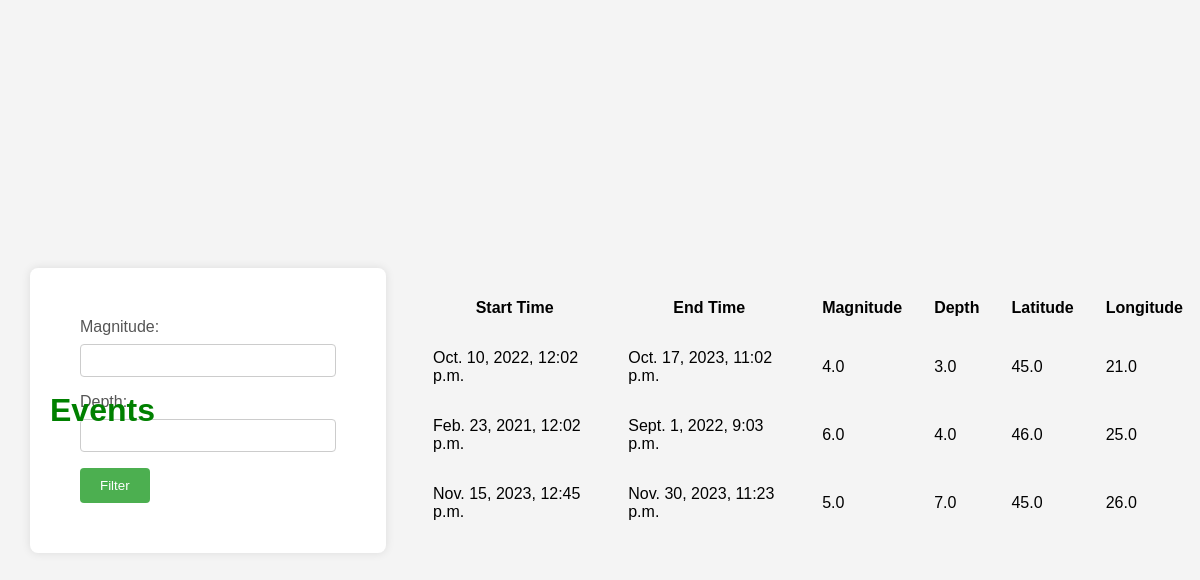
The app's page /events with its own data.
### earthquake_app/models.py (models this page shows)
class Event(models.Model):
    start_time = models.DateTimeField()
    end_time = models.DateTimeField()
    magnitude = models.FloatField()
    depth = models.FloatField()
    latitude = models.FloatField()
    longitude = models.FloatField()

### earthquake_app/views.py (the view)
# urls.py: path('events', views.show_events, name='show_events'),
def show_events(request):
    magnitude_filter = request.GET.get('magnitude')
    depth_filter = request.GET.get('depth')
    filtered_events = Event.objects.all()
    if magnitude_filter:
        filtered_events = filtered_events.filter(magnitude=magnitude_filter)
    if depth_filter:
        filtered_events = filtered_events.filter(depth=depth_filter)
    return render(request, 'earthquake_app/show_events.html', {'events': filtered_events})

### earthquake_app/templates/earthquake_app/show_events.html (shortened to what this page needs)
{% load static %}
<!DOCTYPE html>
<html lang="en">
<head>
  <link rel="stylesheet" href="{% static 'earthquake_app/styles.css' %}">
</head>
<body>
  {% block content %}
  <h1 style="left:50px; ">Events</h1>
  <form method="get" action="{% url 'earthquake_app:show_events' %}" style="margin:30px">
    <label for="magnitude">Magnitude:</label>
    <input type="number" name="magnitude" step="0.1">
    <label for="magnitude">Depth:</label>
    <input type="number" name="depth" step="0.1">
    <button type="submit">Filter</button>
  </form>
  <table>
    <thead>
      <tr>
        <th>Start Time</th>
        <th>End Time</th>
        <th>Magnitude</th>
        <th>Depth</th>
        <th>Latitude</th>
        <th>Longitude</th>
      </tr>
    </thead>
    <tbody>
      {% for event in events %}
        <tr>
          <td>{{ event.start_time }}</td>
          <td>{{ event.end_time }}</td>
          <td>{{ event.magnitude }}</td>
          <td>{{ event.depth }}</td>
          <td>{{ event.latitude }}</td>
          <td>{{ event.longitude }}</td>
        </tr>
      {% endfor %}
    </tbody>
  </table>
{% endblock %}
</body>
</html>

### earthquake_app/static/earthquake_app/styles.css (style rules this page uses)
body { font-family: 'Arial', sans-serif; background-color: #f4f4f4; margin: 0; padding-top: 10px; display: flex; justify-content: center; align-items: center; height: 100vh; }
form { background-color: #fff; padding: 50px; border-radius: 8px; box-shadow: 0 0 10px rgba(0, 0, 0, 0.1); }
h1 { position: absolute; left: 200px; text-align: left; color: green; }
label { display: block; margin-bottom: 8px; color: #555; }
input, select { width: 100%; padding: 8px; margin-bottom: 16px; box-sizing: border-box; border: 1px solid #ccc; border-radius: 4px; }
button { background-color: #4caf50; color: #fff; padding: 10px 20px; border: none; border-radius: 4px; cursor: pointer; }
th, td { padding: 15px; }

### records on screen
Event: start_time "Oct. 10, 2022, 12:02 p.m.", end_time "Oct. 17, 2023, 11:02 p.m.", magnitude "4.0", depth "3.0", latitude "45.0", longitude "21.0"
Event: start_time "Feb. 23, 2021, 12:02 p.m.", end_time "Sept. 1, 2022, 9:03 p.m.", magnitude "6.0", depth "4.0", latitude "46.0", longitude "25.0"
Event: start_time "Nov. 15, 2023, 12:45 p.m.", end_time "Nov. 30, 2023, 11:23 p.m.", magnitude "5.0", depth "7.0", latitude "45.0", longitude "26.0"
